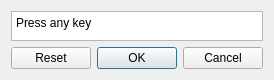
<?xml version="1.0" encoding="UTF-8"?>
<ui version="4.0">
 <class>KeyBindDialog</class>
 <widget class="QDialog" name="KeyBindDialog">
  <property name="geometry">
   <rect>
    <x>0</x>
    <y>0</y>
    <width>270</width>
    <height>78</height>
   </rect>
  </property>
  <property name="sizePolicy">
   <sizepolicy hsizetype="Preferred" vsizetype="Preferred">
    <horstretch>0</horstretch>
    <verstretch>0</verstretch>
   </sizepolicy>
  </property>
  <property name="windowTitle">
   <string>Dialog</string>
  </property>
  <layout class="QVBoxLayout" name="verticalLayout">
   <item>
    <widget class="QTextBrowser" name="txt_key">
     <property name="sizePolicy">
      <sizepolicy hsizetype="Expanding" vsizetype="Fixed">
       <horstretch>0</horstretch>
       <verstretch>0</verstretch>
      </sizepolicy>
     </property>
     <property name="minimumSize">
      <size>
       <width>0</width>
       <height>0</height>
      </size>
     </property>
     <property name="maximumSize">
      <size>
       <width>16777215</width>
       <height>30</height>
      </size>
     </property>
     <property name="html">
      <string>&lt;!DOCTYPE HTML PUBLIC &quot;-//W3C//DTD HTML 4.0//EN&quot; &quot;http://www.w3.org/TR/REC-html40/strict.dtd&quot;&gt;
&lt;html&gt;&lt;head&gt;&lt;meta name=&quot;qrichtext&quot; content=&quot;1&quot; /&gt;&lt;meta charset=&quot;utf-8&quot; /&gt;&lt;style type=&quot;text/css&quot;&gt;
p, li { white-space: pre-wrap; }
hr { height: 1px; border-width: 0; }
li.unchecked::marker { content: &quot;\2610&quot;; }
li.checked::marker { content: &quot;\2612&quot;; }
&lt;/style&gt;&lt;/head&gt;&lt;body style=&quot; font-family:'Segoe UI'; font-size:9pt; font-weight:400; font-style:normal;&quot;&gt;
&lt;p style=&quot; margin-top:0px; margin-bottom:0px; margin-left:0px; margin-right:0px; -qt-block-indent:0; text-indent:0px;&quot;&gt;Press any key&lt;/p&gt;&lt;/body&gt;&lt;/html&gt;</string>
     </property>
    </widget>
   </item>
   <item>
    <widget class="QDialogButtonBox" name="buttonBox">
     <property name="locale">
      <locale language="English" country="UnitedStates"/>
     </property>
     <property name="orientation">
      <enum>Qt::Horizontal</enum>
     </property>
     <property name="standardButtons">
      <set>QDialogButtonBox::Cancel|QDialogButtonBox::Ok|QDialogButtonBox::Reset</set>
     </property>
    </widget>
   </item>
  </layout>
 </widget>
 <resources/>
 <connections>
  <connection>
   <sender>buttonBox</sender>
   <signal>accepted()</signal>
   <receiver>KeyBindDialog</receiver>
   <slot>accept()</slot>
   <hints>
    <hint type="sourcelabel">
     <x>248</x>
     <y>254</y>
    </hint>
    <hint type="destinationlabel">
     <x>157</x>
     <y>274</y>
    </hint>
   </hints>
  </connection>
  <connection>
   <sender>buttonBox</sender>
   <signal>rejected()</signal>
   <receiver>KeyBindDialog</receiver>
   <slot>reject()</slot>
   <hints>
    <hint type="sourcelabel">
     <x>316</x>
     <y>260</y>
    </hint>
    <hint type="destinationlabel">
     <x>286</x>
     <y>274</y>
    </hint>
   </hints>
  </connection>
 </connections>
</ui>
